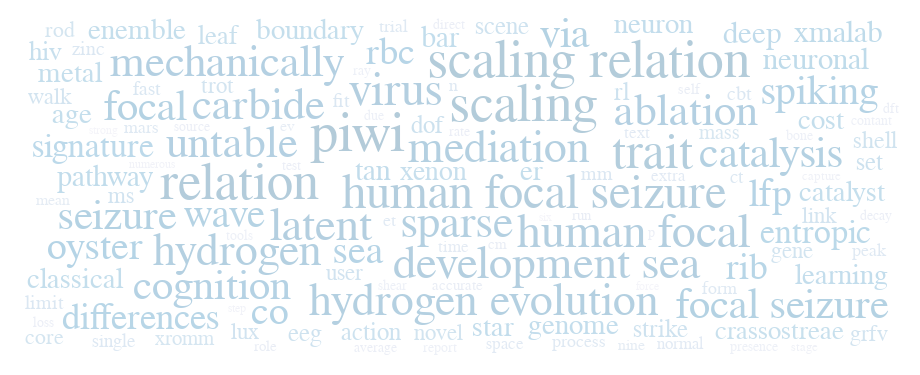

Here is the notebook cell this chart was saved with:
### Code cell
word_data_json = JSON.json(word_data);

word_cloud_spec = """{
  "width": 900,
  "height": 350,
  "padding": 10,
  "signals": [
    {"name": "hoverID", "value": 0}
  ],

  "data": [
    {
      "name": "table",
      "values": $(word_data_json)
    }
  ],

  "scales": [
    {
      "name": "color",
      "type": "log",
      "domain": {"data": "table", "field": "freq"},
      "range": {"scheme": "purpleblue"}
    }
  ],

  "marks": [
    {
      "type": "text",
      "from": {"data": "table"},
      "encode": {
        "enter": {
          "text": {"field": "abstract"},
          "align": {"value": "center"},
          "baseline": {"value": "alphabetic"},
          "fill": {"scale": "color", "field": "freq"}
        },
        "update": {
          "fillOpacity": [
            {"test": "indexof(datum.pubs, hoverID) > 0", "value": 1.0},
            {"value": 0.3}
          ]
        },
        "hover": {
          "fillOpacity": {"value": 1.0}
        }
      },
      "transform": [
        {
          "type": "wordcloud",
          "size": [{"signal": "width"}, {"signal": "height"}],
          "text": {"field": "text"},
          "font": "Helvetica Neue, Arial",
          "fontSize": {"field": "datum.freq"},
          "fontSizeRange": [12, 56],
          "padding": 2
        }
      ]
    }
  ]
}"""

VegaLite.VGSpec(JSON.parse(word_cloud_spec))

### Figure 1 — Vega specification as saved in the notebook (floating-point values rounded to 4 significant figures; data arrays with more than 128 entries replaced by an {"elided": "..."} marker saying what was removed)
{"data": [{"name": "table", "values": {"elided": "630 records"}}], "height": 350, "marks": [{"encode": {"enter": {"align": {"value": "center"}, "baseline": {"value": "alphabetic"}, "fill": {"field": "freq", "scale": "color"}, "text": {"field": "abstract"}}, "hover": {"fillOpacity": {"value": 1}}, "update": {"fillOpacity": [{"test": "indexof(datum.pubs, hoverID) > 0", "value": 1}, {"value": 0.3}]}}, "from": {"data": "table"}, "transform": [{"font": "Helvetica Neue, Arial", "fontSize": {"field": "datum.freq"}, "fontSizeRange": [12, 56], "padding": 2, "size": [{"signal": "width"}, {"signal": "height"}], "text": {"field": "text"}, "type": "wordcloud"}], "type": "text"}], "padding": 10, "scales": [{"domain": {"data": "table", "field": "freq"}, "name": "color", "range": {"scheme": "purpleblue"}, "type": "log"}], "signals": [{"name": "hoverID", "value": 0}], "width": 900}
